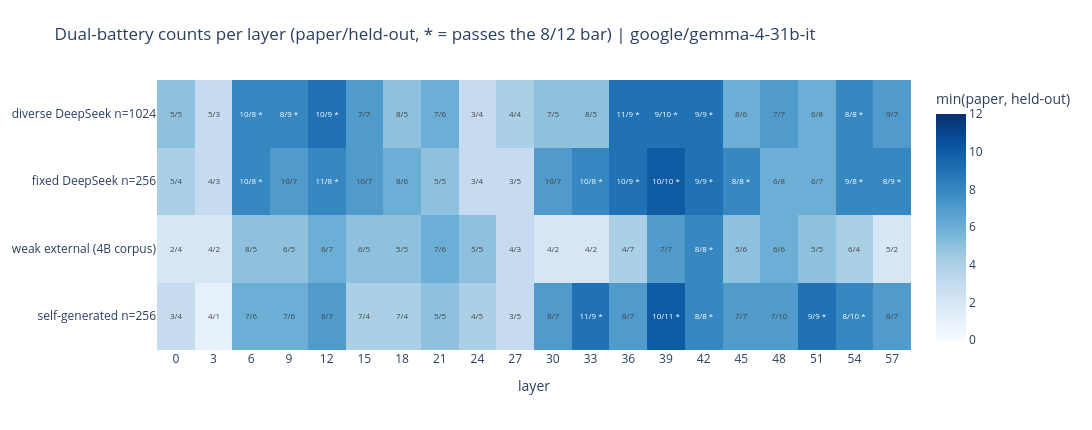

Notebook code for this chart:
### Markdown cell above
## 3. Detection accuracy per layer (E11's registered R1 read)

**How to read this:** each row is a probe lineage, each column a layer of
gemma-4-31b-it. Cell text is "paper battery / held-out battery" correct
counts out of 12 (target emotion in top 3 under centered cosine). A cell is
outlined when it clears the dual-battery bar (both counts at or above 8).
**What this buys:** the full picture behind the passing-layer headline, so
you can see WHERE each lineage works, not just how often. The diverse arm's
full-corpus grid comes from `e12_diverse_fullcorpus_grid.json`; the other
three rows are E11's frozen grid.

### Code cell
# this cell draws the per-layer dual-battery heatmap for all four probe sets
rows = {
    "self-generated n=256": e11["r1_dual_battery"]["selfgen"]["per_layer"],
    "weak external (4B corpus)": e11["r1_dual_battery"]["weak_external"]["per_layer"],
    "fixed DeepSeek n=256": e11["r1_dual_battery"]["strong_external"]["per_layer"],
    "diverse DeepSeek n=1024": full_grid["r1_dual_battery"]["diverse_deepseek_n1024"]["per_layer"],
}
layers = sorted(int(k) for k in next(iter(rows.values())))
z, text = [], []
for per_layer in rows.values():
    counts = [per_layer[str(L)] if str(L) in per_layer else per_layer[L] for L in layers]
    z.append([min(p, h) for p, h in counts])
    text.append([f"{p}/{h}" + (" *" if p >= 8 and h >= 8 else "") for p, h in counts])
fig = go.Figure(go.Heatmap(
    z=z, x=[str(L) for L in layers], y=list(rows), text=text, texttemplate="%{text}",
    colorscale="Blues", zmin=0, zmax=12, colorbar_title="min(paper, held-out)"))
fig.update_layout(
    title=f"Dual-battery counts per layer (paper/held-out, * = passes the 8/12 bar) | {MODEL}",
    xaxis_title="layer", width=1150, height=430, margin=dict(t=80))
fig.show()
for name, r1_src in [("self-generated", e11["r1_dual_battery"]["selfgen"]),
                     ("weak external", e11["r1_dual_battery"]["weak_external"]),
                     ("fixed DeepSeek", e11["r1_dual_battery"]["strong_external"]),
                     ("diverse DeepSeek", full_grid["r1_dual_battery"]["diverse_deepseek_n1024"])]:
    print(f"{name:16s} passing layers: {r1_src['passing_layers']}")

### Figure 1 — Plotly figure (JSON) as saved in the notebook; plotly's stock layout.template omitted (floating-point values rounded to 4 significant figures)
{"data": [{"colorbar": {"title": {"text": "min(paper, held-out)"}}, "colorscale": [[0.0, "rgb(247,251,255)"], [0.125, "rgb(222,235,247)"], [0.25, "rgb(198,219,239)"], [0.375, "rgb(158,202,225)"], [0.5, "rgb(107,174,214)"], [0.625, "rgb(66,146,198)"], [0.75, "rgb(33,113,181)"], [0.875, "rgb(8,81,156)"], [1.0, "rgb(8,48,107)"]], "text": [["3/4", "4/1", "7/6", "7/6", "8/7", "7/4", "7/4", "5/5", "4/5", "3/5", "8/7", "11/9 *", "8/7", "10/11 *", "8/8 *", "7/7", "7/10", "9/9 *", "8/10 *", "8/7"], ["2/4", "4/2", "8/5", "6/5", "6/7", "6/5", "5/5", "7/6", "5/5", "4/3", "4/2", "4/2", "4/7", "7/7", "8/8 *", "5/6", "6/6", "5/5", "6/4", "5/2"], ["5/4", "4/3", "10/8 *", "10/7", "11/8 *", "10/7", "8/6", "5/5", "3/4", "3/5", "10/7", "10/8 *", "10/9 *", "10/10 *", "9/9 *", "8/8 *", "6/8", "6/7", "9/8 *", "8/9 *"], ["5/5", "5/3", "10/8 *", "8/9 *", "10/9 *", "7/7", "8/5", "7/6", "3/4", "4/4", "7/5", "8/5", "11/9 *", "9/10 *", "9/9 *", "8/6", "7/7", "6/8", "8/8 *", "9/7"]], "texttemplate": "%{text}", "type": "heatmap", "x": ["0", "3", "6", "9", "12", "15", "18", "21", "24", "27", "30", "33", "36", "39", "42", "45", "48", "51", "54", "57"], "y": ["self-generated n=256", "weak external (4B corpus)", "fixed DeepSeek n=256", "diverse DeepSeek n=1024"], "z": [[3, 1, 6, 6, 7, 4, 4, 5, 4, 3, 7, 9, 7, 10, 8, 7, 7, 9, 8, 7], [2, 2, 5, 5, 6, 5, 5, 6, 5, 3, 2, 2, 4, 7, 8, 5, 6, 5, 4, 2], [4, 3, 8, 7, 8, 7, 6, 5, 3, 3, 7, 8, 9, 10, 9, 8, 6, 6, 8, 8], [5, 3, 8, 8, 9, 7, 5, 6, 3, 4, 5, 5, 9, 9, 9, 6, 7, 6, 8, 7]], "zmax": 12, "zmin": 0}], "layout": {"height": 430, "margin": {"t": 80}, "title": {"text": "Dual-battery counts per layer (paper/held-out, * = passes the 8/12 bar) | google/gemma-4-31b-it"}, "width": 1150, "xaxis": {"title": {"text": "layer"}}}}
